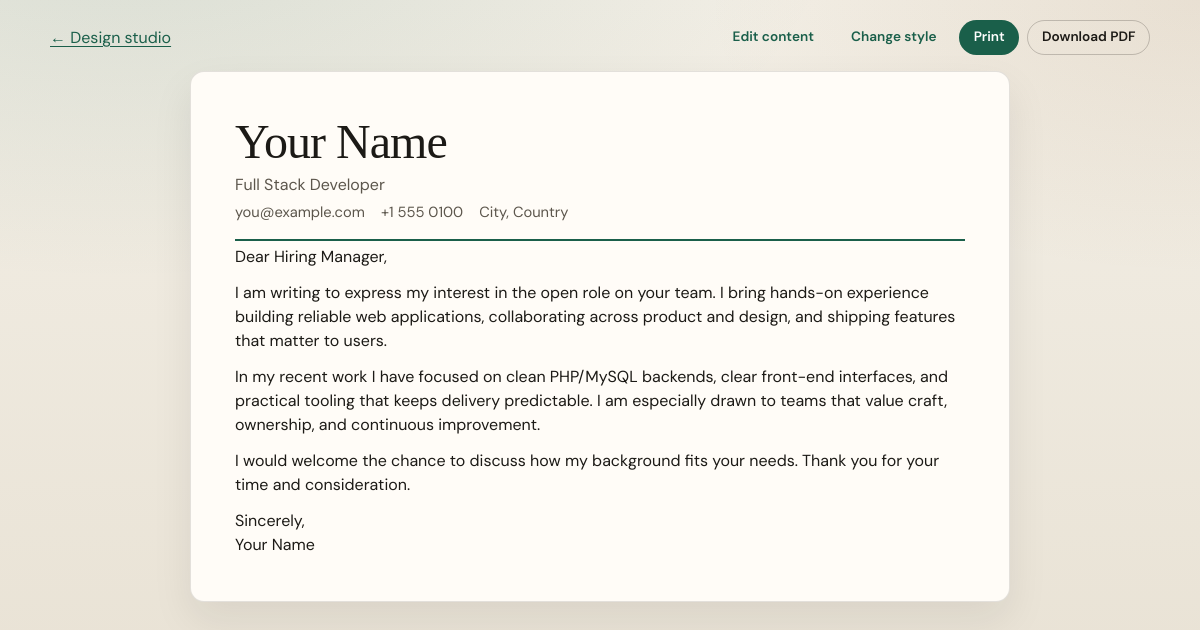
/cover-letter.php, run on the app's committed database.
### tables this page shows
CREATE TABLE resume_profile (
  id INT UNSIGNED NOT NULL AUTO_INCREMENT PRIMARY KEY,
  full_name VARCHAR(160) NOT NULL,
  title VARCHAR(200) NOT NULL DEFAULT '',
  email VARCHAR(160) NOT NULL DEFAULT '',
  phone VARCHAR(80) NOT NULL DEFAULT '',
  location VARCHAR(160) NOT NULL DEFAULT '',
  gender VARCHAR(40) NOT NULL DEFAULT '',
  date_of_birth DATE NULL,
  country VARCHAR(120) NOT NULL DEFAULT '',
  nationality VARCHAR(120) NOT NULL DEFAULT '',
  photo_path VARCHAR(255) NOT NULL DEFAULT '',
  show_photo TINYINT(1) NOT NULL DEFAULT 1,
  links JSON NULL,
  updated_at TIMESTAMP NOT NULL DEFAULT CURRENT_TIMESTAMP ON UPDATE CURRENT_TIMESTAMP
);

CREATE TABLE cover_letters (
  id INT UNSIGNED NOT NULL AUTO_INCREMENT PRIMARY KEY,
  title VARCHAR(200) NOT NULL,
  body MEDIUMTEXT NOT NULL,
  company VARCHAR(160) NOT NULL DEFAULT '',
  is_active TINYINT(1) NOT NULL DEFAULT 0,
  created_at TIMESTAMP NOT NULL DEFAULT CURRENT_TIMESTAMP,
  updated_at TIMESTAMP NOT NULL DEFAULT CURRENT_TIMESTAMP ON UPDATE CURRENT_TIMESTAMP
);

### src/Db.php (called while the page is built, shortened)
<?php
final class Db
{
    private static ?PDO $pdo = null;
    public static function pdo(): PDO
    {
        if (self::$pdo instanceof PDO) {
            return self::$pdo;
        }
        $url = getenv('DATABASE_URL') ?: '';
        $parts = parse_url($url);
        $dbName = ltrim($parts['path'], '/');
        $host = $parts['host'];
        $port = $parts['port'] ?? 3306;
        $user = $parts['user'] ?? 'db';
        $pass = $parts['pass'] ?? 'db';
        $dsn = sprintf('mysql:host=%s;port=%d;dbname=%s;charset=utf8mb4', $host, $port, $dbName);
        self::$pdo = new PDO($dsn, $user, $pass, [
            PDO::ATTR_ERRMODE => PDO::ERRMODE_EXCEPTION,
            PDO::ATTR_DEFAULT_FETCH_MODE => PDO::FETCH_ASSOC,
            PDO::ATTR_EMULATE_PREPARES => false,
        ]);
        return self::$pdo;
    }
}

### src/doc.php (called while the page is built, shortened)
<?php
function doc_view_options(): array
{
    $theme = App::resolveTheme($_GET['theme'] ?? null);
    $accent = App::resolveAccent($_GET['accent'] ?? null);
    $embed = isset($_GET['embed']) && (string) $_GET['embed'] === '1';
    $pdfMode = (App::setting('pdf_mode', '0') ?: '0') === '1'
        || (isset($_GET['pdf']) && (string) $_GET['pdf'] === '1');
    return [
        'theme' => $theme,
        'accent' => $accent,
        'embed' => $embed,
        'pdfMode' => $pdfMode,
        'company' => App::setting('active_company', '') ?: '',
    ];
}

### public/cover-letter.php (the view, shortened to what this page needs)
<?php
require_once dirname(__DIR__) . '/src/layout.php';
require_once dirname(__DIR__) . '/src/doc.php';
require_once dirname(__DIR__) . '/src/profile_meta.php';
$opts = doc_view_options();
$profile = App::profile();
$letter = App::activeCoverLetter();
$theme = $opts['theme'];
$embed = $opts['embed'];
$pdfMode = $opts['pdfMode'];
if (!$embed):
?>
<main class="doc-toolbar no-print">
  <div class="doc-toolbar-inner">
    <a href="/design.php?doc=cover">&larr; Design studio</a>
    <div class="doc-actions">
      <a class="btn btn-small" href="/editor.php#cover">Edit content</a>
      <a class="btn btn-small" href="/design.php?doc=cover">Change style</a>
      <button type="button" class="btn btn-small btn-primary" data-print>Print</button>
      <button type="button" class="btn btn-small btn-secondary" data-download-pdf>Download PDF</button>
    </div>
  </div>
</main>
<?php endif; ?>
<article class="cover-letter theme-<?= App::e($theme) ?><?= $pdfMode ? ' pdf-ready' : '' ?>" data-doc="cover">
  <header class="letter-from">
    <strong><?= App::e($profile['full_name']) ?></strong>
    <?php if (App::filled($profile['title'] ?? null)): ?>
      <span><?= App::e($profile['title']) ?></span>
    <?php endif; ?>
  </header>
  <?php if ($letter): ?>
    <div class="letter-body"><?= App::nl2p($letter['body']) ?></div>
  <?php else: ?>
    <p class="empty">No active cover letter. <a href="/editor.php#cover">Create one in the editor</a>.</p>
  <?php endif; ?>
</article>

### src/App.php (shortened to what this page needs)
<?php
final class App
{
    public static function setting(string $key, ?string $default = null): ?string
    {
        $stmt = Db::pdo()->prepare('SELECT `value` FROM settings WHERE `key` = ? LIMIT 1');
        $stmt->execute([$key]);
        $row = $stmt->fetch();
        return (string) $row['value'];
    }
    public static function profile(): array
    {
        $row = Db::pdo()->query('SELECT * FROM resume_profile ORDER BY id ASC LIMIT 1')->fetch();
        $links = $row['links'];
        if (is_string($links)) {
            $decoded = json_decode($links, true);
            $row['links'] = is_array($decoded) ? $decoded : [];
        } elseif (!is_array($links)) {
            $row['links'] = [];
        }
        $row['show_photo'] = (int) ($row['show_photo'] ?? 1);
        $row['photo_path'] = (string) ($row['photo_path'] ?? '');
        return $row;
    }
    public static function activeCoverLetter(): ?array
    {
        $row = Db::pdo()->query(
            'SELECT * FROM cover_letters WHERE is_active = 1 ORDER BY updated_at DESC LIMIT 1'
        )->fetch();
        return $row === false ? null : $row;
    }
    public static function e(?string $value): string
    {
        return htmlspecialchars((string) $value, ENT_QUOTES | ENT_SUBSTITUTE, 'UTF-8');
    }
    public static function nl2p(string $text): string
    {
        $text = trim($text);
        $paragraphs = preg_split("/\n{2,}/", $text) ?: [];
        $html = '';
        foreach ($paragraphs as $p) {
            $lines = preg_split("/\n/", $p) ?: [];
            $escaped = array_map(static fn(string $line): string => self::e($line), $lines);
            $html .= '<p>' . implode('<br>', $escaped) . '</p>';
        }
        return $html;
    }
    public static function themes(): array
    {
        return [
            'classic' => [
                'label' => 'Classic',
                'blurb' => 'Serif name, accent underline — clean and traditional.',
            ],
            'modern' => [
                'label' => 'Modern',
                'blurb' => 'Bold left accent bar and open spacing.',
            ],
            'compact' => [
                'label' => 'Compact',
                'blurb' => 'Tighter type for one-page applications.',
            ],
            'sidebar' => [
                'label' => 'Sidebar',
                'blurb' => 'Colored side column for contact and name.',
            ],
            'executive' => [
                'label' => 'Executive',
                'blurb' => 'Centered header with strong horizontal rules.',
            ],
            'company' => [
                'label' => 'Company tint',
                'blurb' => 'Soft brand wash using your accent color.',
            ],
            'banner' => [
                'label' => 'Banner',
                'blurb' => 'Full-width accent header band with white name.',
            ],
            'split' => [
                'label' => 'Split',
                'blurb' => 'Two-tone header with name left and contacts right.',
            ],
            'minimal' => [
                'label' => 'Minimal',
                'blurb' => 'Quiet typography, almost no decoration.',
            ],
            'slate' => [
                'label' => 'Slate',
                'blurb' => 'Dark slate header strip for strong contrast.',
            ],
            'serif' => [
                'label' => 'Editorial',
                'blurb' => 'Large serif headlines with editorial section titles.',
            ],
            'cards' => [
                'label' => 'Cards',
                'blurb' => 'Each section sits in a soft bordered card.',
            ],
        ];
    }
    public static function filled(?string $value): bool
    {
        return $value !== null && trim($value) !== '';
    }
    public static function themeKeys(): array
    {
        return array_keys(self::themes());
    }
    public static function resolveTheme(?string $theme): string
    {
        $theme = $theme ?: (self::setting('theme', 'classic') ?: 'classic');
        return in_array($theme, self::themeKeys(), true) ? $theme : 'classic';
    }
    public static function resolveAccent(?string $accent): string
    {
        $accent = $accent ?: (self::setting('accent_color', '#1a5f4a') ?: '#1a5f4a');
        return preg_match('/^#[0-9A-Fa-f]{6}$/', $accent) ? $accent : '#1a5f4a';
    }
}

### public/assets/css/app.css (style rules this page uses)
:root { --bg: #f3efe6; --bg-deep: #e7e0d2; --ink: #1c1a16; --muted: #5c564c; --line: rgba(28, 26, 22, 0.12); --paper: #fffcf7; --accent: #1a5f4a; --accent-ink: #fff; --danger: #8b2e2e; --radius: 12px; --font: "DM Sans", system-ui, sans-serif; --display: "Instrument Serif", Georgia, serif; --shadow: 0 18px 40px rgba(28, 26, 22, 0.08); }
*, *::before, *::after { box-sizing: border-box; }
html { scroll-behavior: smooth; }
body { margin: 0; min-height: 100vh; font-family: var(--font); color: var(--ink); background: radial-gradient(1200px 600px at 10% -10%, rgba(26, 95, 74, 0.12), transparent 60%), radial-gradient(900px 500px at 100% 0%, rgba(140, 90, 40, 0.1), transparent 55%), linear-gradient(180deg, var(--bg) 0%, var(--bg-deep) 100%); line-height: 1.5; }
a { color: var(--accent); text-decoration-thickness: 1px; text-underline-offset: 0.18em; }
.btn { display: inline-flex; align-items: center; justify-content: center; gap: 0.4rem; border: 1px solid transparent; border-radius: 999px; padding: 0.7rem 1.2rem; font: inherit; font-weight: 600; font-size: 0.95rem; cursor: pointer; text-decoration: none; transition: transform 0.15s ease, background 0.15s ease, color 0.15s ease; }
.btn-primary { background: var(--accent); color: var(--accent-ink); }
.btn-secondary { background: transparent; color: var(--ink); border-color: color-mix(in srgb, var(--ink) 22%, transparent); }
.btn-small { padding: 0.4rem 0.85rem; font-size: 0.85rem; }
.doc-toolbar { margin-bottom: 1rem; }
.doc-toolbar-inner { display: flex; justify-content: space-between; align-items: center; gap: 1rem; }
.doc-actions { display: flex; gap: 0.5rem; }

### public/assets/css/resume-themes.css (style rules this page uses)
.resume, .cover-letter { background: var(--paper); color: var(--ink); border: 1px solid var(--line); border-radius: calc(var(--radius) + 2px); padding: clamp(1.5rem, 4vw, 2.75rem); box-shadow: var(--shadow); max-width: 820px; margin: 0 auto; }
.resume-header h1, .letter-from strong { margin: 0; font-family: var(--display); font-size: clamp(2.2rem, 5vw, 3rem); font-weight: 400; letter-spacing: -0.02em; line-height: 1.1; }
.resume-body p, .letter-body p { margin: 0 0 0.75rem; }
.resume-body p:last-child, .letter-body p:last-child { margin-bottom: 0; }
.letter-from { display: grid; gap: 0.25rem; margin-bottom: 1.75rem; }
.letter-from span { color: var(--muted); }
.theme-classic .resume-header, .theme-classic .letter-from { border-bottom: 2px solid var(--accent); padding-bottom: 1rem; margin-bottom: 0.25rem; }

### data on the page
resume_profile: full_name "Your Name", title "Full Stack Developer"
cover_letters: body "Dear Hiring Manager,", body "I am writing to express my interest in the open role on your team. I bring hands-on experience building reliable web applications, collaborating across product and design, and shipping features that matter to users.", body "In my recent work I have focused on clean PHP/MySQL backends, clear front-end interfaces, and practical tooling that keeps delivery predictable. I am especially drawn to teams that value craft, ownership, and continuous improvement.", body "I would welcome the chance to discuss how my background fits your needs. Thank you for your time and consideration.", body "Sincerely, Your Name"

### other printed values
App::e($item['text']) "you@example.com"
App::e($item['text']) "+1 555 0100"
App::e($item['text']) "City, Country"
